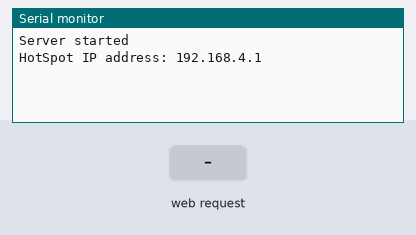
Simulated run of this sketch. Board: ESP8266 (NodeMCU). Parts: the last lines printed to the serial monitor. The inputs (shaded band) are chosen by the test bench. A WiFi scan finds three made-up networks.

Above: at 1.2 s.
1.3 s: HTTP request GET /select received
At 2.4 s:
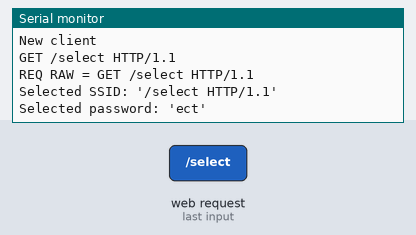
At 4.0 s:
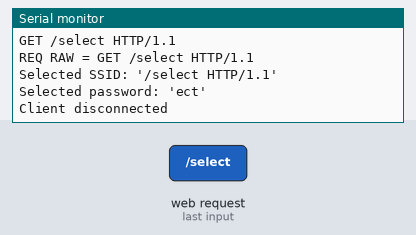

Measured:
- after the input at 1.3 s, the serial monitor: prints a new line at once (image 1)

The sketch:

sketch_feb07c.ino
```cpp
#include <ESP8266WiFi.h>
#include <EEPROM.h>

char* ssid = "";
char* password = "";

const int EEPROM_SIZE = 512;
int wifi_ssid_address = 0;
int wifi_password_address = 32;

const char* ssidAp = "ESP8266 Hotspot";
const char* passwordAp = "password";

WiFiServer server(80);
String selectedSSID;
String selectedPassword;

void setup() {
  Serial.begin(115200);

  WiFi.mode(WIFI_AP);
  WiFi.softAP(ssidAp, passwordAp);

  server.begin();
  Serial.println("Server started");
  Serial.print("HotSpot IP address: ");
  Serial.println(WiFi.softAPIP());
}

void loop() {
  WiFiClient client = server.available();
  if (!client) {
    return;
  }

  Serial.println("New client");
  while (client.connected()) {
    if (client.available()) {
      String req = client.readStringUntil('\r');
      Serial.println(req);

      if (req.indexOf("/select") != -1) {
        int startIndex = req.indexOf("ssid=") + 5;
        int endIndex = req.indexOf("&", startIndex);
        selectedSSID = req.substring(startIndex, endIndex);
        Serial.print("REQ RAW = ");
        Serial.println(req);
        Serial.print("Selected SSID: '");
        Serial.print(selectedSSID);
        Serial.println("'");
        int passStartIndex = req.indexOf("password=") + 9;
        int passEndIndex = req.indexOf("HTTP", passStartIndex);
//        int passEndIndex = req.length();
        selectedPassword = req.substring(passStartIndex, passEndIndex - 1);
        Serial.print("Selected password: '");
        Serial.print(selectedPassword);
        Serial.println("'");
      }

      client.flush();

      String s = "HTTP/1.1 200 OK\r\nContent-Type: text/html\r\n\r\n<!DOCTYPE html><html><head><title>WiFi Scan</title></head><body><h1>WiFi Networks</h1><form action='/select' method='get'><table><tr><th>SSID</th><th>Signal</th><th>Encryption</th><th>Select</th></tr>";
      int n = WiFi.scanNetworks();
      for (int i = 0; i < n; ++i) {
        s += "<tr><td>";
        s += WiFi.SSID(i);
        s += "</td><td>";
        s += WiFi.RSSI(i);
        s += " dBm</td><td>";
        s += (WiFi.encryptionType(i) == ENC_TYPE_NONE) ? "Open" : "Encrypted";
        s += "</td><td>";
        s += "<input type='radio' name='ssid' value='" + WiFi.SSID(i) + "'>";
        s += "</td></tr>";
      }
      s += "</table><br><label for='password'>Password:</label><input type='text' id='password' name='password'><br><br><input type='submit' value='Select'></form></body></html>\r\n";

      client.print(s);
      break;
    }
  }
  client.stop();
  Serial.println("Client disconnected");
}
```
